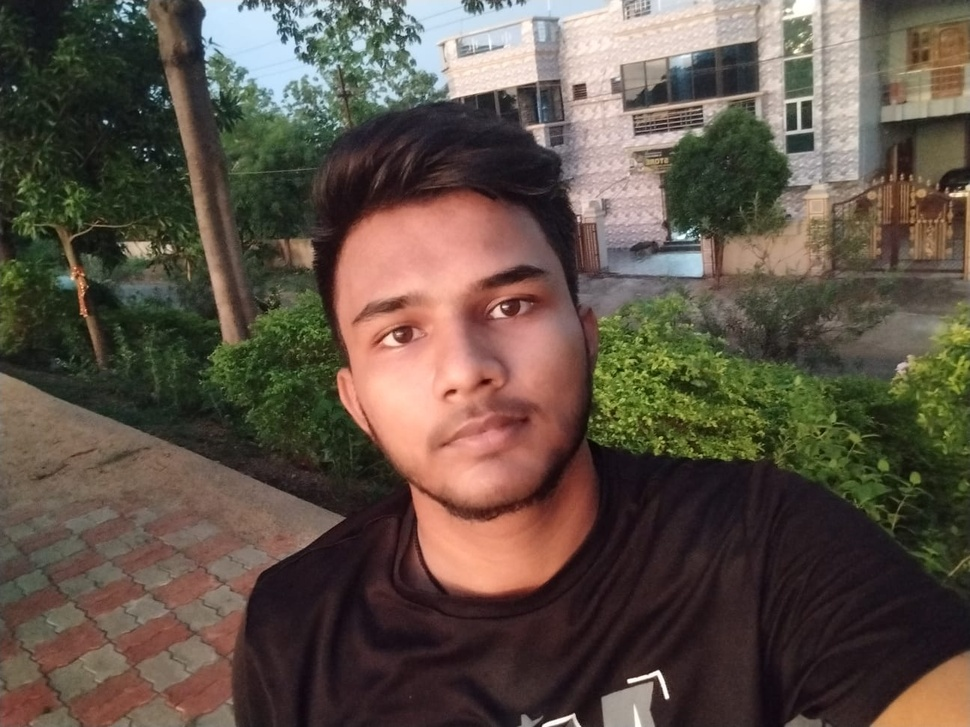
#> input picture Phase2/python_image.jpeg, 970 x 727 px, shrunk from 1296 x 972 before the run
$ python cropped.py
#> lines starting #> are read from the running program, lines starting #| are printed output that depends on the picture
import cv2

image=cv2.imread("python_image.jpeg")
#> image is the input picture: shape (727, 970, 3); mean B, G, R 70.9, 82.1, 94.7

if image is not None:
    print("Image is loading successfully.....")
    cropped=image[100:200,50:150]
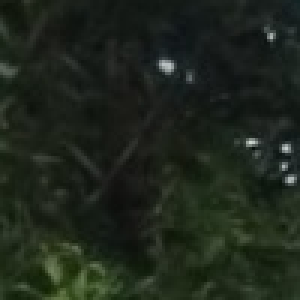
#> cropped: shape (100, 100, 3) (shown 3 times larger); mean B, G, R 27.7, 37.8, 30.2

    cv2.imshow("Original Image",image)
    cv2.imshow("cropped image",cropped)
    cv2.waitKey(0)
    cv2.destroyAllWindows()

else:
    print("Image is not loaded")
